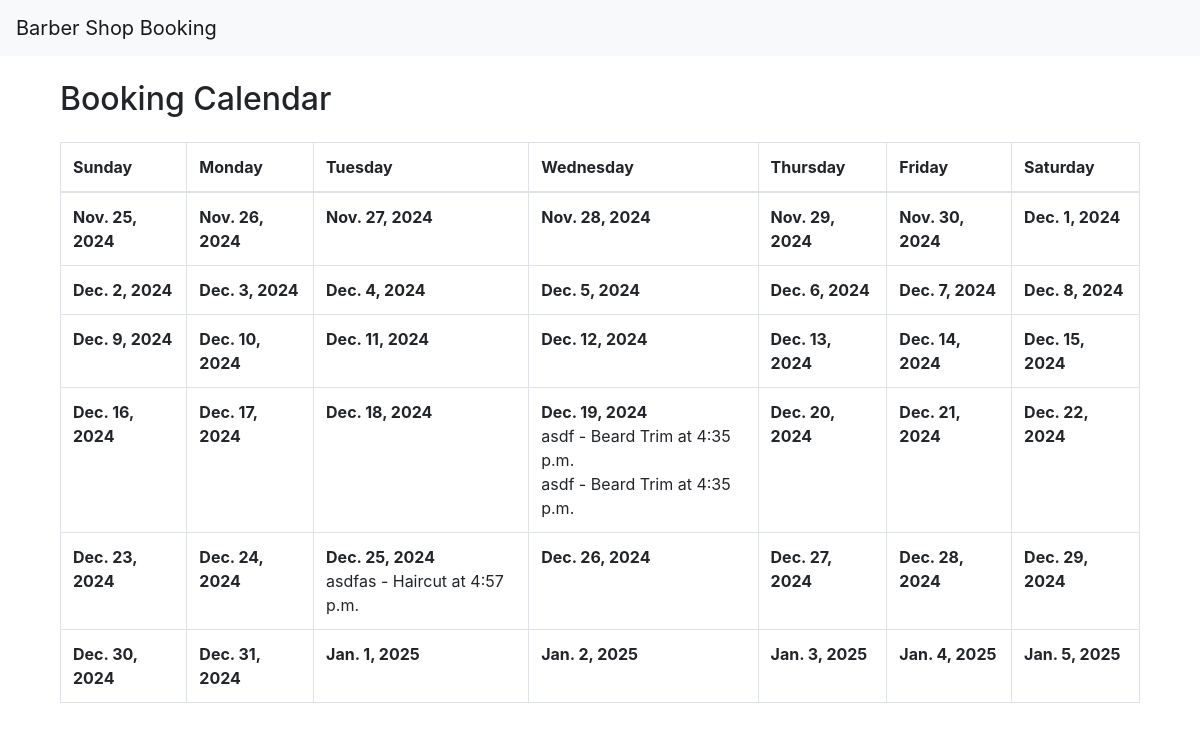
/calendar/, run on an earlier commit of the app's database.
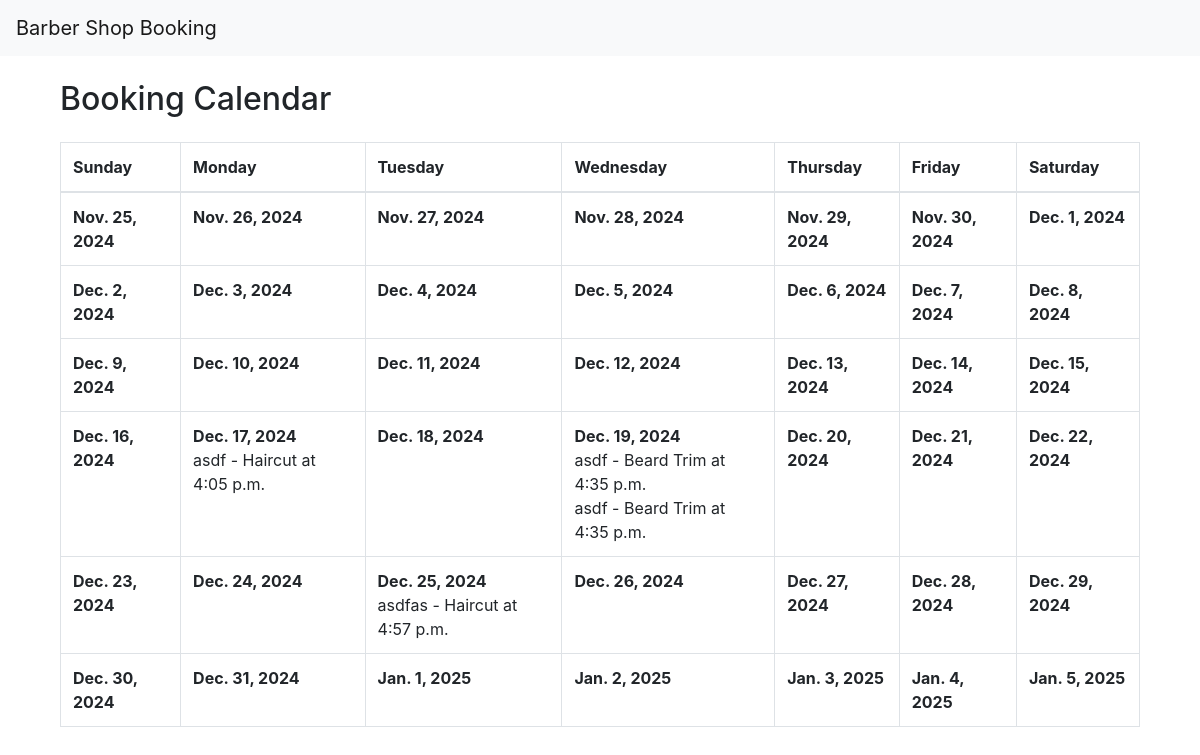
And on a later commit of the database.
### bookings/models.py (models this page shows, shortened)
class Booking(models.Model):
    customer_name = models.CharField(max_length=100)
    barber = models.ForeignKey(Barber, on_delete=models.CASCADE)
    service = models.ForeignKey(Service, on_delete=models.CASCADE)
    date = models.DateField()
    time = models.TimeField()

class Service(models.Model):
    name = models.CharField(max_length=100)
    duration = models.DurationField(help_text="Duration of the service (e.g., 00:30:00 for 30 minutes)")
    price = models.DecimalField(max_digits=6, decimal_places=2)

### bookings/views.py (the view)
# urls.py: path('calendar/', views.booking_calendar, name='booking_calendar'),
def booking_calendar(request):
    today = date.today()
    month_calendar = calendar.Calendar().monthdatescalendar(today.year, today.month)
    calendar_data = []
    for week in month_calendar:
        week_data = []
        for day in week:
            day_bookings = Booking.objects.filter(date=day)
            week_data.append({'day': day, 'bookings': day_bookings})
        calendar_data.append(week_data)
    return render(request, 'bookings/booking_calendar.html', {'calendar': calendar_data})

### bookings/templates/bookings/booking_calendar.html
{% extends 'base.html' %}
{% block content %}
  <div class="container mt-4">
    <h2>Booking Calendar</h2>
    <div class="calendar mt-4">
      <table class="table table-bordered">
        <thead>
          <tr>
            <th>Sunday</th>
            <th>Monday</th>
            <th>Tuesday</th>
            <th>Wednesday</th>
            <th>Thursday</th>
            <th>Friday</th>
            <th>Saturday</th>
          </tr>
        </thead>
        <tbody>
          {% for week in calendar %}
            <tr>
              {% for day in week %}
                <td>
                  <div class="day">
                    <strong>{{ day.day }}</strong>
                    {% for booking in day.bookings %}
                      <div class="booking">
                        {{ booking.customer_name }} - {{ booking.service.name }} at {{ booking.time }}
                      </div>
                    {% endfor %}
                  </div>
                </td>
              {% endfor %}
            </tr>
          {% endfor %}
        </tbody>
      </table>
    </div>
  </div>
{% endblock %}

What changed in the data, as far as the page shows it:
added Booking: customer_name "asdf", service.name "Haircut", time "4:05 p.m.", shown under "Dec. 17, 2024"
